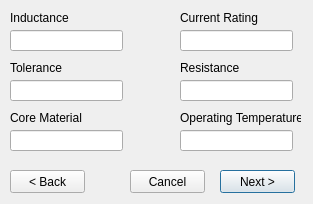
<?xml version="1.0" encoding="UTF-8"?>
<ui version="4.0">
 <class>Dialog</class>
 <widget class="QDialog" name="Dialog">
  <property name="geometry">
   <rect>
    <x>0</x>
    <y>0</y>
    <width>313</width>
    <height>204</height>
   </rect>
  </property>
  <property name="windowTitle">
   <string>Dialog</string>
  </property>
  <widget class="QLineEdit" name="box_core_material">
   <property name="geometry">
    <rect>
     <x>10</x>
     <y>130</y>
     <width>113</width>
     <height>21</height>
    </rect>
   </property>
  </widget>
  <widget class="QLineEdit" name="box_operating_temperature">
   <property name="geometry">
    <rect>
     <x>180</x>
     <y>130</y>
     <width>113</width>
     <height>21</height>
    </rect>
   </property>
  </widget>
  <widget class="QLabel" name="lbl_current_rating">
   <property name="geometry">
    <rect>
     <x>180</x>
     <y>10</y>
     <width>111</width>
     <height>16</height>
    </rect>
   </property>
   <property name="text">
    <string>Current Rating</string>
   </property>
  </widget>
  <widget class="QLabel" name="lbl_core_material">
   <property name="geometry">
    <rect>
     <x>10</x>
     <y>110</y>
     <width>111</width>
     <height>16</height>
    </rect>
   </property>
   <property name="text">
    <string>Core Material</string>
   </property>
  </widget>
  <widget class="QLineEdit" name="box_resistance">
   <property name="geometry">
    <rect>
     <x>180</x>
     <y>80</y>
     <width>113</width>
     <height>21</height>
    </rect>
   </property>
  </widget>
  <widget class="QLabel" name="lbl_operating_temperature">
   <property name="geometry">
    <rect>
     <x>180</x>
     <y>110</y>
     <width>121</width>
     <height>16</height>
    </rect>
   </property>
   <property name="text">
    <string>Operating Temperature</string>
   </property>
  </widget>
  <widget class="QLabel" name="lbl_inductance">
   <property name="geometry">
    <rect>
     <x>10</x>
     <y>10</y>
     <width>111</width>
     <height>16</height>
    </rect>
   </property>
   <property name="text">
    <string>Inductance</string>
   </property>
  </widget>
  <widget class="QLineEdit" name="box_current_rating">
   <property name="geometry">
    <rect>
     <x>180</x>
     <y>30</y>
     <width>113</width>
     <height>21</height>
    </rect>
   </property>
   <property name="text">
    <string/>
   </property>
  </widget>
  <widget class="QLabel" name="lbl_tolerance">
   <property name="geometry">
    <rect>
     <x>10</x>
     <y>60</y>
     <width>111</width>
     <height>16</height>
    </rect>
   </property>
   <property name="text">
    <string>Tolerance</string>
   </property>
  </widget>
  <widget class="QLineEdit" name="box_inductance">
   <property name="geometry">
    <rect>
     <x>10</x>
     <y>30</y>
     <width>113</width>
     <height>21</height>
    </rect>
   </property>
  </widget>
  <widget class="QLineEdit" name="box_tolerance">
   <property name="geometry">
    <rect>
     <x>10</x>
     <y>80</y>
     <width>113</width>
     <height>21</height>
    </rect>
   </property>
  </widget>
  <widget class="QLabel" name="lbl_resistance">
   <property name="geometry">
    <rect>
     <x>180</x>
     <y>60</y>
     <width>111</width>
     <height>16</height>
    </rect>
   </property>
   <property name="text">
    <string>Resistance</string>
   </property>
  </widget>
  <widget class="QPushButton" name="btn_next">
   <property name="geometry">
    <rect>
     <x>220</x>
     <y>170</y>
     <width>75</width>
     <height>23</height>
    </rect>
   </property>
   <property name="text">
    <string>Next &gt;</string>
   </property>
  </widget>
  <widget class="QPushButton" name="btn_cancel">
   <property name="geometry">
    <rect>
     <x>130</x>
     <y>170</y>
     <width>75</width>
     <height>23</height>
    </rect>
   </property>
   <property name="text">
    <string>Cancel</string>
   </property>
  </widget>
  <widget class="QPushButton" name="btn_back">
   <property name="geometry">
    <rect>
     <x>10</x>
     <y>170</y>
     <width>75</width>
     <height>23</height>
    </rect>
   </property>
   <property name="text">
    <string>&lt; Back</string>
   </property>
  </widget>
 </widget>
 <resources/>
 <connections/>
</ui>
